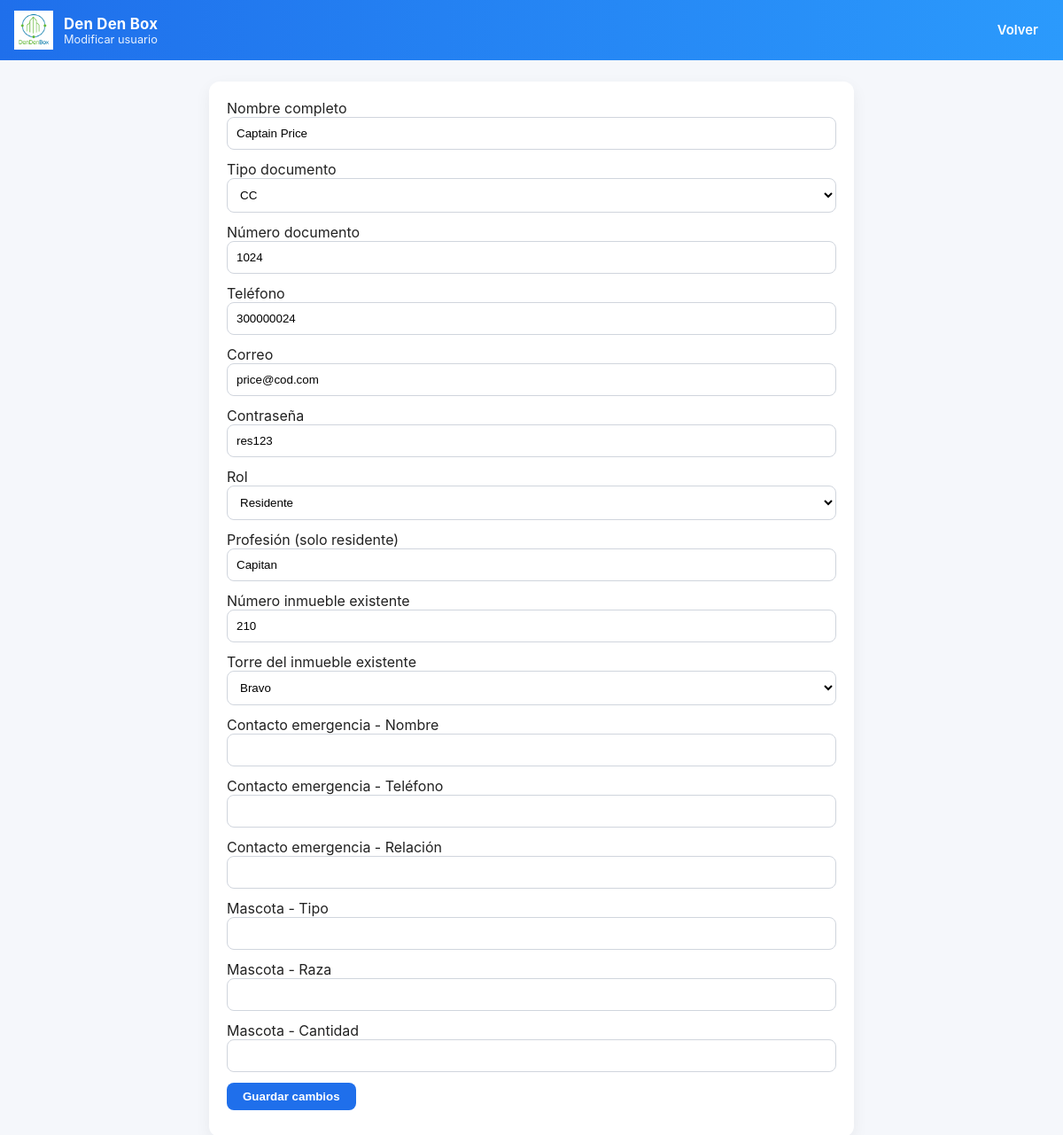
The page /programas/admin/editar_usuario.php?id_usuario=24 on the database as committed earlier.
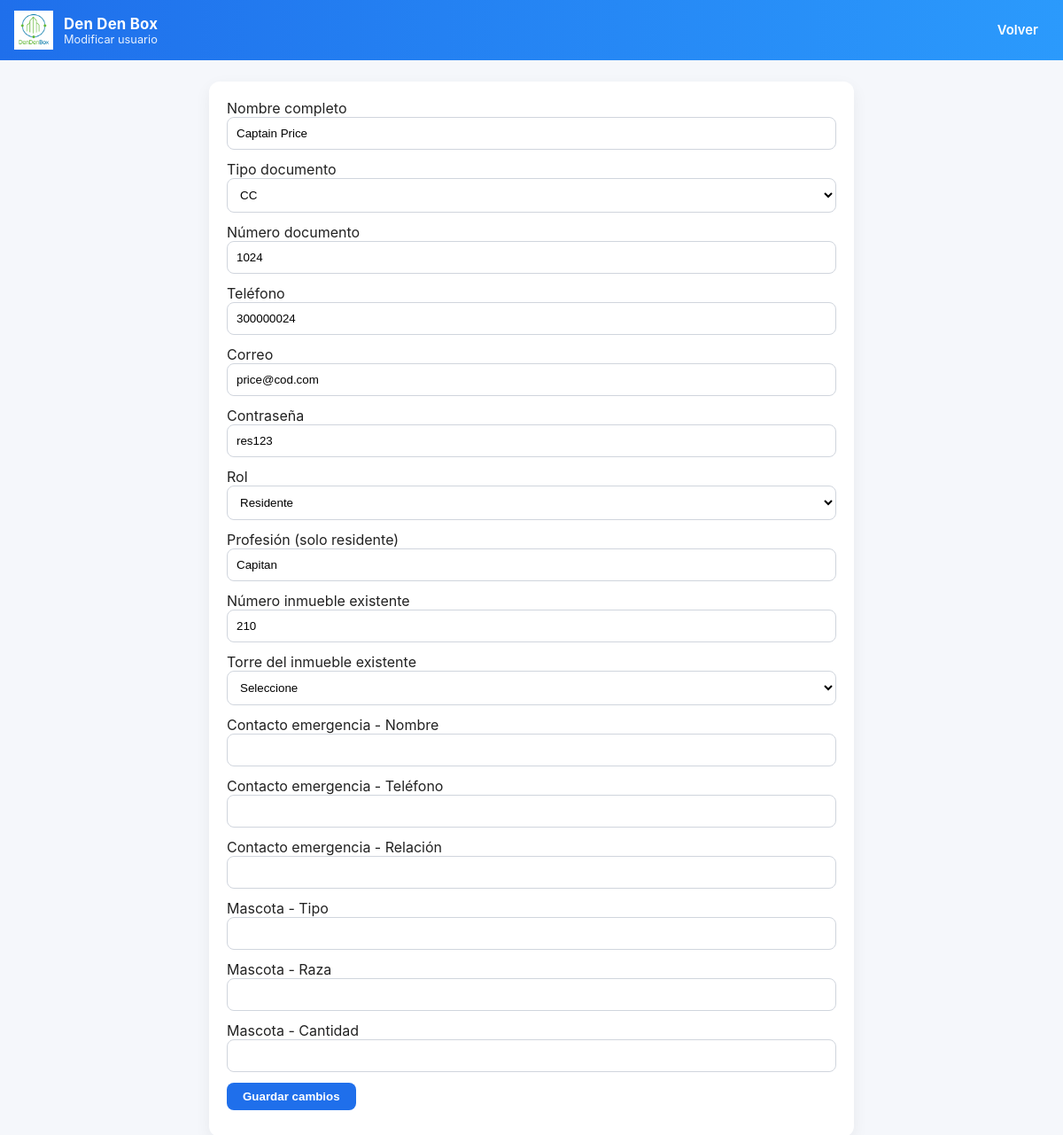
The same page on the database as committed later.
### tables this page shows
CREATE TABLE TORRES (
    id_torre INT AUTO_INCREMENT PRIMARY KEY,
    nombre VARCHAR(20)
);

### programas/admin/editar_usuario.php (the view, shortened to what this page needs)
<?php
include("../comun/conexion.php");
$id_usuario = isset($_GET['id_usuario']) ? intval($_GET['id_usuario']) : 0;
$sql = "SELECT u.id_usuario, u.id_rol, u.contraseña, p.id_persona, p.nombre_completo, p.tipo_documento, p.numero_documento, p.telefono, p.correo,
							 COALESCE(res.profesion,'') AS profesion
				FROM USUARIOS u
				INNER JOIN PERSONAS p ON p.id_persona = u.id_persona
				LEFT JOIN RESIDENTES res ON res.id_persona = p.id_persona
				WHERE u.id_usuario = $id_usuario
				LIMIT 1";
$resultado = mysqli_query($conexion, $sql);
$u = mysqli_fetch_assoc($resultado);
$id_persona = intval($u['id_persona']);
$numero_inmueble = '';
$torre_inmueble = '';
if(intval($u['id_rol']) === 3){
		$q = mysqli_query($conexion, "SELECT i.numero, t.nombre
																FROM RESIDENTES r
																INNER JOIN RESIDENTE_INMUEBLE ri ON ri.id_residente = r.id_residente
																INNER JOIN INMUEBLES i ON i.id_inmueble = ri.id_inmueble
																INNER JOIN TORRES t ON t.id_torre = i.id_torre
																WHERE r.id_persona = $id_persona
																LIMIT 1");
		if($q && mysqli_num_rows($q) > 0){
				$x = mysqli_fetch_assoc($q);
				$numero_inmueble = $x['numero'];
				$torre_inmueble = $x['nombre'];
		}
}
$emergencia = ['nombre' => '', 'telefono' => '', 'relacion' => ''];
$mascota = ['tipo' => '', 'raza' => '', 'cantidad' => ''];
?>
<!doctype html>
<html lang="es">
<head>
<link rel="stylesheet" href="../../css/style.css">
</head>
<body>
<header class="header">
	<div class="container navbar">
		<a class="brand" href="../../html/admin/crear.html">
			<img src="../../img/logo.png">
			<div>
				<div class="title">Den Den Box</div>
				<div class="subtitle">Modificar usuario</div>
			</div>
		</a>
		<nav class="nav-links">
			<a href="../../html/admin/crear.html">Volver</a>
		</nav>
	</div>
</header>
<main class="container" style="padding-top:24px;max-width:760px;">
<div style="background:white;padding:20px;border-radius:12px;box-shadow:0 6px 18px rgba(0,0,0,0.06);">
<form method="post" action="actualizar_usuario.php">
	<label>Nombre completo</label>
	<input class="login-input" type="text" name="nombre" required value="<?php echo htmlspecialchars($u['nombre_completo']); ?>">
	<label>Tipo documento</label>
	<select class="login-input" name="documento" required>
		<?php $tipos = ['CC','TI','CEDULA DE EXTRANJERIA','PASAPORTE']; foreach($tipos as $tp): ?>
			<option value="<?php echo $tp; ?>" <?php echo ($u['tipo_documento'] === $tp ? 'selected' : ''); ?>><?php echo $tp; ?></option>
		<?php endforeach; ?>
	</select>
	<label>Número documento</label>
	<input class="login-input" type="number" name="num_doc" required value="<?php echo htmlspecialchars($u['numero_documento']); ?>">
	<label>Teléfono</label>
	<input class="login-input" type="number" name="num_tlf" required value="<?php echo htmlspecialchars($u['telefono']); ?>">
	<label>Correo</label>
	<input class="login-input" type="email" name="correo" required value="<?php echo htmlspecialchars($u['correo']); ?>">
	<label>Contraseña</label>
	<input class="login-input" type="text" name="contrasena" required value="<?php echo htmlspecialchars($u['contraseña']); ?>">
	<label>Rol</label>
	<select class="login-input" name="rol" required>
		<option value="3" <?php echo (intval($u['id_rol']) === 3 ? 'selected' : ''); ?>>Residente</option>
	</select>
	<label>Profesión (solo residente)</label>
	<input class="login-input" type="text" name="profesion" value="<?php echo htmlspecialchars($u['profesion']); ?>">
	<label>Número inmueble existente</label>
	<input class="login-input" type="number" name="num_inmueble" value="<?php echo htmlspecialchars($numero_inmueble); ?>" required>
	<label>Torre del inmueble existente</label>
	<select class="login-input" name="num_torre" required>
		<option value="">Seleccione</option>
		<option value="Bravo" <?php echo ($torre_inmueble === 'Bravo' ? 'selected' : ''); ?>>Bravo</option>
	</select>
	<label>Contacto emergencia - Nombre</label>
	<input class="login-input" type="text" name="nombre_emergencia" value="<?php echo htmlspecialchars($emergencia['nombre']); ?>">
	<label>Contacto emergencia - Teléfono</label>
	<input class="login-input" type="number" name="num_tlf_emergencia" value="<?php echo htmlspecialchars($emergencia['telefono']); ?>">
	<label>Contacto emergencia - Relación</label>
	<input class="login-input" type="text" name="relacion" value="<?php echo htmlspecialchars($emergencia['relacion']); ?>">
	<label>Mascota - Tipo</label>
	<input class="login-input" type="text" name="tipo_mascota" value="<?php echo htmlspecialchars($mascota['tipo']); ?>">
	<label>Mascota - Raza</label>
	<input class="login-input" type="text" name="raza" value="<?php echo htmlspecialchars($mascota['raza']); ?>">
	<label>Mascota - Cantidad</label>
	<input class="login-input" type="number" name="cantidad_mascota" value="<?php echo htmlspecialchars($mascota['cantidad']); ?>">
	<button class="login-btn" type="submit">Guardar cambios</button>
</form>
</div>
</main>
</body>
</html>

Rows that differ between the two databases and show on the page:
no longer on this page (row edited): torres: num_torre "Bravo"
Other text that changed with them:
form field num_torre: (not shown) → "Seleccione"
